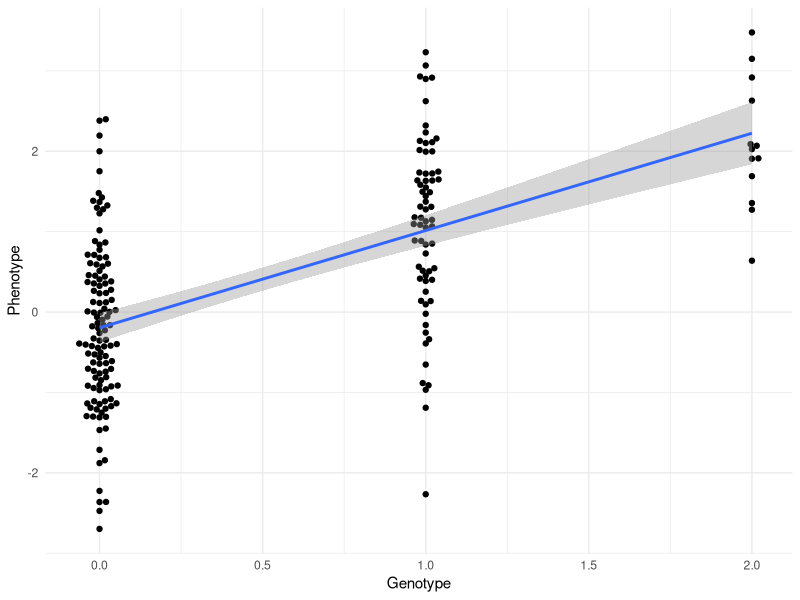

Here is the R script that generated this plot:
## ---- chunk 1
suppressPackageStartupMessages(library(tidyverse))
suppressPackageStartupMessages(library(ggbeeswarm))
## ---- chunk 2
## Sample Size
N <- 200
## QTL parameters: allele frequency and effect
f <- 0.2
beta <- 1
## sample genotypes
G <- rbinom(N, 2, f)
Y <- rnorm(N, mean = G * beta)
ggplot(tibble(G = G, Y = Y), aes(x = G, y = Y)) +
  geom_beeswarm() +
  theme_minimal() +
  geom_smooth(method = "lm") +
  xlab("Genotype") +
  ylab("Phenotype")
## ---- chunk 3
mod <- lm(Y ~ G)
summary(mod)
## ---- chunk 4
## Simulate a dataset with 200 markers per chromosome, one of which is a QTL

## test for association between markers and QTLs with a simple linear regression
## use broom ?
## ---- chunk 5
## Simulate a dataset with 20000 markers per chromosome, one of which is a QTL

## test for association between markers and QTLs with a simple linear regression
## ---- chunk 6
## Implement the Bonferronie procedure on the GWAS results
## ---- chunk 7
## assess significance via permutations
## ---- chunk 8
## RUN simulations with selection

## Runt he lm GWAS

## Look at the results
## ---- chunk 9
## Perform a PCA on the genotype matrix

## looking at Eigen Values, decide on a number of component to include

## add these components in the lm
